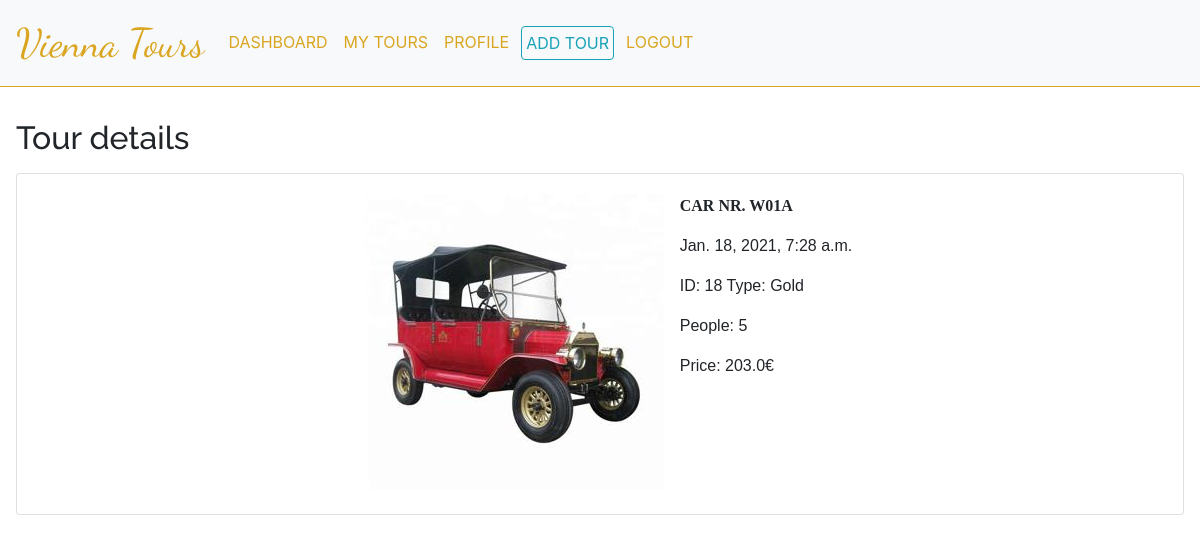
/users/tours/18/ (signed in), run on the app's committed database.
### supervisor/models.py (models this page shows, shortened)
class Tour(models.Model):
    TOUR_CHOICES = (('Silver', 'Silver'), ('Gold', 'Gold'), ('Platinum', 'Platinum'))
    driverID = models.ForeignKey(User, null=True, on_delete=models.SET_NULL)  #TODO change to something else. If User is deleted, delete tours?
    carID = models.ForeignKey(Car, null=True, on_delete=models.SET_NULL) #TODO change to something else
    date = models.DateTimeField(default=timezone.now)
    duration = models.FloatField()
    tourType = models.CharField(max_length=20, choices=TOUR_CHOICES, default='Silver')
    people = models.IntegerField()
    price = models.FloatField()

class Car(models.Model):
    plate = models.CharField(max_length=4, unique=True)
    photoOption = models.ImageField(default='car-black.jpg', upload_to='cars_pics/')

### users/views.py (the view)
# urls.py: path('tours/<int:pk>/', TourDetailView.as_view(template_name='users/tour_detail.html'), name='tour-detail'),
class TourDetailView(DetailView):
    model = Tour

### users/templates/users/tour_detail.html
{% extends "nav-user.html" %}
{% block content %}
<div class="table-header">
    <h2>Tour details</h2>
</div>
<div class="card">
    <div class="employee-body card-body d-flex justify-content-center">
        <img class="car-image" alt="car" src="{{ object.carID.photoOption.url }}"/>
        <div class="inline employee-info">
            <p class="employee-name">Car Nr. {{ object.carID.plate }}</p>
            <p class="tour-subtitle">{{ object.date }}</p>
            <p class="tour-subtitle">ID: {{ object.id }} Type: {{ object.tourType }}</p>
            <p class="tour-subtitle" >People: {{ object.people }}</p>
            <p class="tour-subtitle">Price: {{ object.price }}€</p>
        </div>
    </div>
 </div>
{% endblock content %}

### users/static/styles/style-user.css (style rules this page uses)
body { padding-bottom: 5em; }
.car-image { max-width: 50%; height: auto; margin: 0 0.5em 0 1em; }
.card { font-family: 'PT Sans Narrow', sans-serif; margin: 1em; }
.table-header { margin-top: 2em; margin-left: 1em; font-family: 'Raleway', sans-serif; }
div.inline { display: inline-block; }
.employee-info { padding-left: 0.5em; }
.employee-name { font-family: "Gill Sans MT", serif; text-transform: uppercase; font-weight: bold; }
body { font-family: "Lato", sans-serif; }

### data on the page
Tour: carID.photoOption (picture), carID.plate "W01A", date "Jan. 18, 2021, 7:28 a.m.", id "18", tourType "Gold", people "5", price "203.0"
